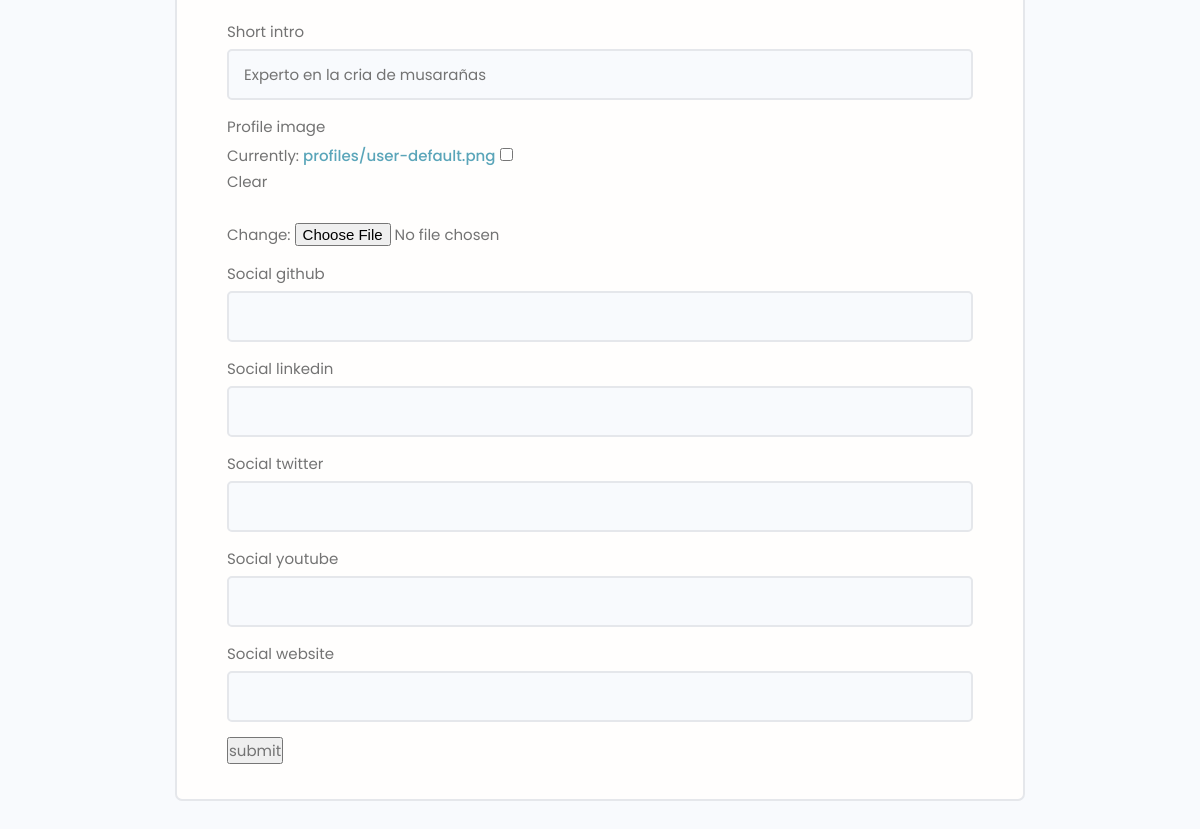
Page /edit-account/ (signed in, lower part) on the earlier database version.
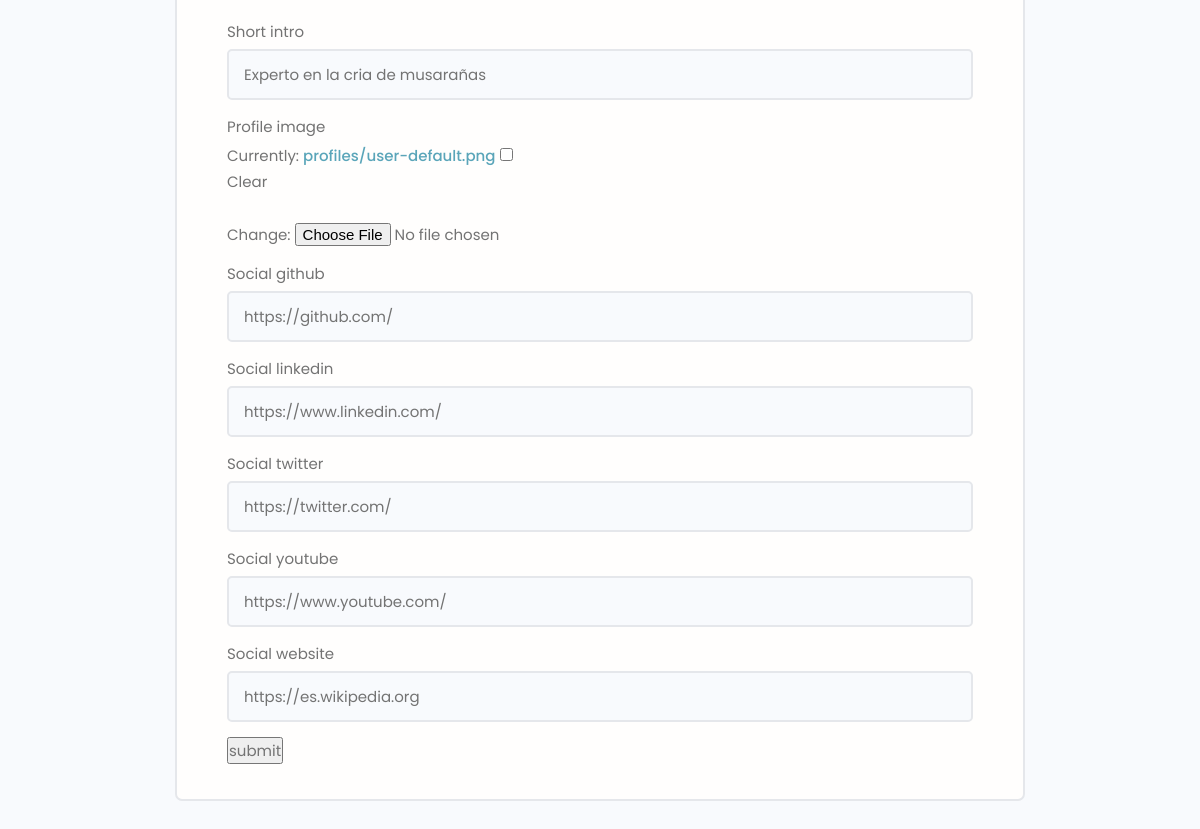
Same page on the later database version.
### users/models.py (models this page shows, shortened)
class Profile(models.Model):
    user = models.OneToOneField(User, on_delete=models.CASCADE, null=True, blank=True)
    name = models.CharField(max_length=200, null=True, blank=True)
    email = models.EmailField(max_length=200, null=True, blank=True)
    username = models.CharField(max_length=200, null=True, blank=True)
    location = models.CharField(max_length=200, null=True, blank=True)
    short_intro = models.CharField(max_length=200, null=True, blank=True)
    bio = models.TextField(null=True, blank=True)
    profile_image = models.ImageField(null=True, blank=True, upload_to="profiles/", default="profiles/user-default.png")
    social_github = models.CharField(max_length=200, null=True, blank=True)
    social_twitter = models.CharField(max_length=200, null=True, blank=True)
    social_linkedin = models.CharField(max_length=200, null=True, blank=True)
    social_youtube = models.CharField(max_length=200, null=True, blank=True)
    social_website = models.CharField(max_length=200, null=True, blank=True)
    created = models.DateTimeField(auto_now_add=True)
    id = models.UUIDField(default=uuid.uuid4, unique=True, primary_key=True, editable=False)

### users/views.py (the view)
# urls.py: path("edit-account/", views.edit_account, name="edit-account"),
@login_required(login_url='login')
def edit_account(request):
    profile = request.user.profile
    form = ProfileForm(instance=profile)
    if request.method == 'POST':
        form = ProfileForm(request.POST, request.FILES, instance=profile)
        if form.is_valid():
            form.save()
            return redirect('account')
    context = {
        'form': form,
    }
    return render(request, 'users/profile_form.html', context)

### users/forms.py
class ProfileForm(ModelForm):
    class Meta:
        model = Profile
        fields = ['name', 'email', 'username', 'location', 'bio', 'short_intro', 'profile_image',
        'social_github', 'social_linkedin', 'social_twitter', 'social_youtube', 'social_website'
        ]
    def __init__(self, *args, **kwargs):
        super(ProfileForm, self).__init__(*args, **kwargs)
        for name, field in self.fields.items():
            field.widget.attrs.update({'class':'input'})

### users/templates/users/profile_form.html (shortened to what this page needs)
{% extends "base.html" %}
{% block content %}
<main class="formPage my-xl">
  <div class="content-box">
    <div class="formWrapper">
      <br />
      <form
        action="{% url 'edit-account' %}"
        enctype="multipart/form-data"
        method="post"
      >
        {% for field in form %}
        <div class="form__field">
          <label for="formInput#text">{{field.label}} </label>
          {{field}}
        </div>
        {% endfor %}
        <input type="submit" value="submit" />
      </form>
    </div>
  </div>
</main>
{% endblock content %}

Differences in the rows shown:
changed Profile "Experto en la cria de musarañas": social_github (not shown) → "https://github.com/"; social_linkedin (not shown) → "https://www.linkedin.com/"; social_twitter (not shown) → "https://twitter.com/"; social_youtube (not shown) → "https://www.youtube.com/"; social_website (not shown) → "https://es.wikipedia.org"
